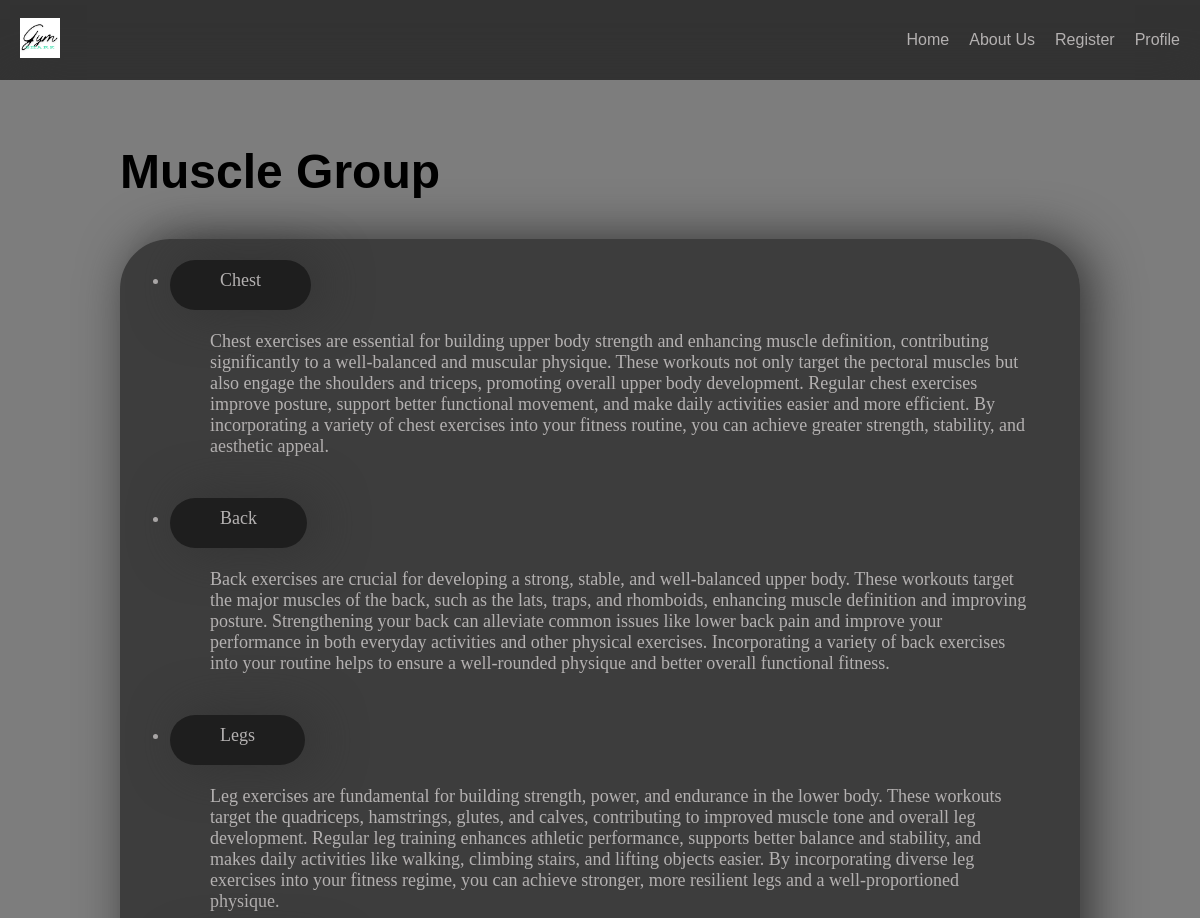
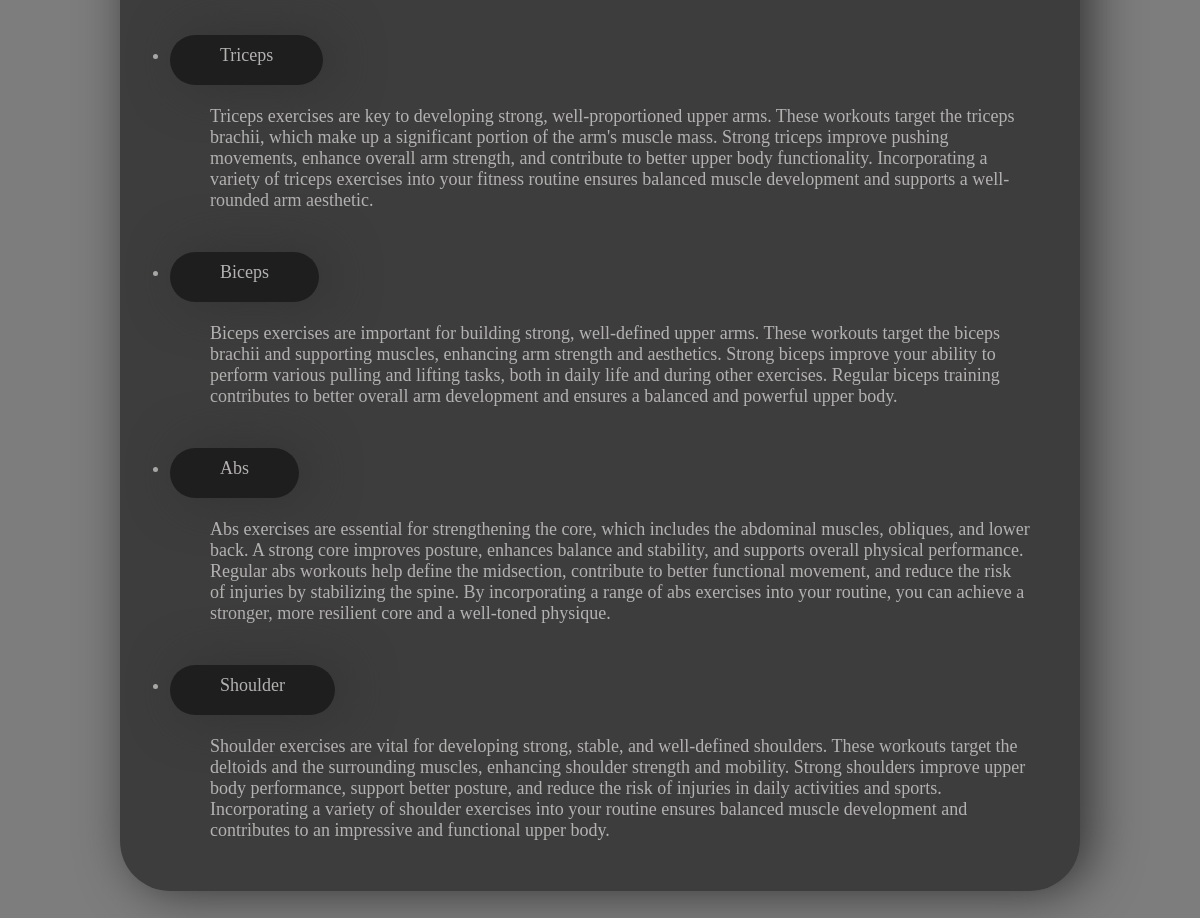
/muscle/, run on the app's committed database (2 pictures, top to bottom).
### app/models.py (models this page shows, shortened)
class Muscle(models.Model):
    name = models.CharField(max_length = 20)
    description = models.CharField( max_length=1000, blank= True, null= True)

### app/views.py (the view)
# urls.py: path('muscle/', views.MuscleView.as_view(), name = 'muscle'),
class MuscleView(View):
    template_name = 'app/muscle.html'
    def get(self,request):
       muscles = Muscle.objects.all()
       return render(request, self.template_name, {'muscles': muscles})

### app/templates/app/muscle.html
{% extends 'app/base.html'%}
{% load static%}
{% block quotes%}
    <main>
        <section class="about-us">
            <div class="quotes">
                <h1>Muscle Group</h1>
                <div class="section-content">
                    <ul class = 'muscles' >
                        {% for muscle in muscles %}
                        <br>
                            <li><a href="{% url 'submuscle' muscle.id %}" class = 'aboutus'>{{ muscle.name }}</a>
                                <p class = 'description'>{{ muscle.description }}</p>
                            </li>
                        {% endfor %}
                    </ul>
                </div>
            </div>
        </section>
    </main>
    {% endblock quotes%}

### app/static/app/css/style.css (style rules this page uses)
body { margin: 0; padding: 0; font-family: Arial, sans-serif; }
body, html { margin: 0; padding: 0; height: 100%; }
.aboutus { text-decoration: wavy; text-size-adjust: 30px; font-family: 'Times New Roman', Times, serif; font-size: large; padding-top: 10px; padding-left: 50px; padding-right: 50px; padding-bottom: 20px; background-color: rgba(0, 0, 0, 0.509); box-shadow: 10px 0.1px 50px #333; text-decoration-color: #6b2929 ; border-radius: 50px; color: #b4b1b1; transition: transform 2s ease; }
.about-us .quotes { text-decoration: solid; text-size-adjust: 40px; font-family: 'Franklin Gothic Medium', 'Arial Narrow', Arial, sans-serif; font-size: xx-large; box-shadow: 10px 0.1px 50px #333; padding-left: 10%; padding-top: 2%; padding-bottom: 100px; padding-right: 10%; background-color: rgba(0, 0, 0, 0.509); justify-content: center; }
.muscles { text-decoration: wavy; text-size-adjust: 30px; font-family: 'Times New Roman', Times, serif; font-size: large; padding-top: 10px; padding-left: 50px; padding-right: 50px; padding-bottom: 20px; background-color: rgba(0, 0, 0, 0.509); box-shadow: 10px 0.1px 50px #333; text-decoration-color: #6b2929 ; border-radius: 50px; color: #b4b1b1; transition: transform 2s ease; }
.description { margin-top: 40px; margin-bottom: 30px; margin-left: 40px; }

### data on the page
Muscle: name "Chest", description "Chest exercises are essential for building upper body strength and enhancing muscle definition, contributing significantly to a well-balanced and muscular physique. These workouts not only target the pectoral muscles but also engage the shoulders and triceps, promoting overall upper body development. Regular chest exercises improve posture, support better functional movement, and make daily activities easier and more efficient. By incorporating a variety of chest exercises into your fitness routine, you can achieve greater strength, stability, and aesthetic appeal."
Muscle: name "Back", description "Back exercises are crucial for developing a strong, stable, and well-balanced upper body. These workouts target the major muscles of the back, such as the lats, traps, and rhomboids, enhancing muscle definition and improving posture. Strengthening your back can alleviate common issues like lower back pain and improve your performance in both everyday activities and other physical exercises. Incorporating a variety of back exercises into your routine helps to ensure a well-rounded physique and better overall functional fitness."
Muscle: name "Legs", description "Leg exercises are fundamental for building strength, power, and endurance in the lower body. These workouts target the quadriceps, hamstrings, glutes, and calves, contributing to improved muscle tone and overall leg development. Regular leg training enhances athletic performance, supports better balance and stability, and makes daily activities like walking, climbing stairs, and lifting objects easier. By incorporating diverse leg exercises into your fitness regime, you can achieve stronger, more resilient legs and a well-proportioned physique."
Muscle: name "Triceps", description "Triceps exercises are key to developing strong, well-proportioned upper arms. These workouts target the triceps brachii, which make up a significant portion of the arm's muscle mass. Strong triceps improve pushing movements, enhance overall arm strength, and contribute to better upper body functionality. Incorporating a variety of triceps exercises into your fitness routine ensures balanced muscle development and supports a well-rounded arm aesthetic."
Muscle: name "Biceps", description "Biceps exercises are important for building strong, well-defined upper arms. These workouts target the biceps brachii and supporting muscles, enhancing arm strength and aesthetics. Strong biceps improve your ability to perform various pulling and lifting tasks, both in daily life and during other exercises. Regular biceps training contributes to better overall arm development and ensures a balanced and powerful upper body."
Muscle: name "Abs", description "Abs exercises are essential for strengthening the core, which includes the abdominal muscles, obliques, and lower back. A strong core improves posture, enhances balance and stability, and supports overall physical performance. Regular abs workouts help define the midsection, contribute to better functional movement, and reduce the risk of injuries by stabilizing the spine. By incorporating a range of abs exercises into your routine, you can achieve a stronger, more resilient core and a well-toned physique."
Muscle: name "Shoulder", description "Shoulder exercises are vital for developing strong, stable, and well-defined shoulders. These workouts target the deltoids and the surrounding muscles, enhancing shoulder strength and mobility. Strong shoulders improve upper body performance, support better posture, and reduce the risk of injuries in daily activities and sports. Incorporating a variety of shoulder exercises into your routine ensures balanced muscle development and contributes to an impressive and functional upper body."
